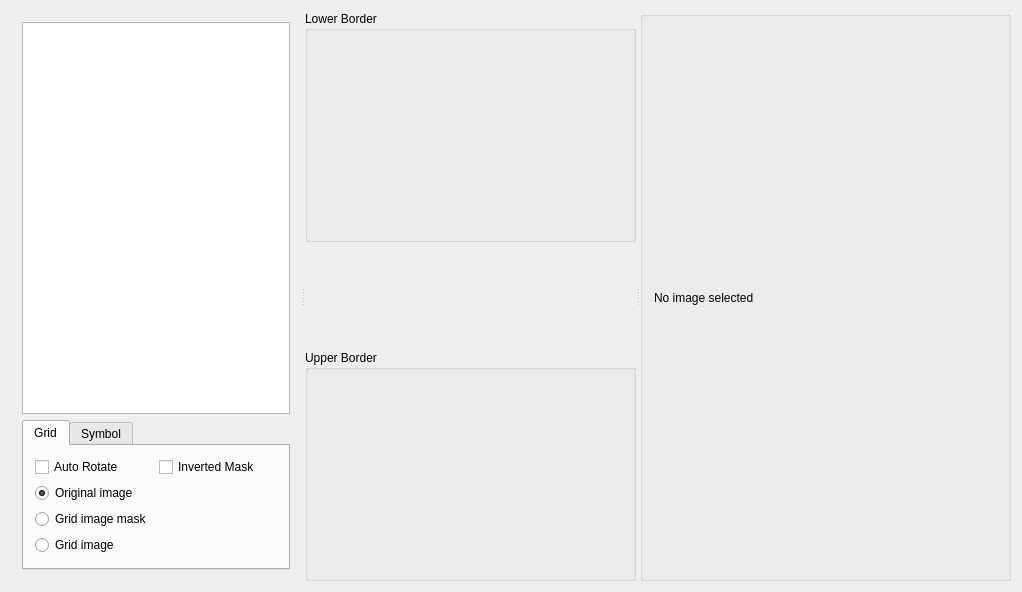
<?xml version="1.0" encoding="UTF-8"?>
<ui version="4.0">
 <class>WinImageFilter</class>
 <widget class="QWidget" name="WinImageFilter">
  <property name="geometry">
   <rect>
    <x>0</x>
    <y>0</y>
    <width>1022</width>
    <height>592</height>
   </rect>
  </property>
  <property name="windowTitle">
   <string>WinImageFilterOptions</string>
  </property>
  <property name="desciption" stdset="0">
   <string>In this step move the slider of the lower and upper color border until you see only the grid of your symbol image.
Make sure the lines forms all cross points of the grid.</string>
  </property>
  <layout class="QHBoxLayout" name="horizontalLayout_4">
   <item>
    <widget class="QSplitter" name="splitter">
     <property name="orientation">
      <enum>Qt::Horizontal</enum>
     </property>
     <widget class="QWidget" name="layoutWidget">
      <layout class="QVBoxLayout" name="verticalLayout_2">
       <item>
        <widget class="QListView" name="listViewFiles">
         <property name="sizePolicy">
          <sizepolicy hsizetype="Expanding" vsizetype="Expanding">
           <horstretch>0</horstretch>
           <verstretch>1</verstretch>
          </sizepolicy>
         </property>
        </widget>
       </item>
       <item>
        <widget class="QTabWidget" name="tabWidget">
         <property name="currentIndex">
          <number>0</number>
         </property>
         <widget class="QWidget" name="tabWidgetPageGrid">
          <attribute name="title">
           <string>Grid</string>
          </attribute>
          <layout class="QGridLayout" name="gridLayout">
           <item row="0" column="0">
            <widget class="QCheckBox" name="checkBoxGridAutoRotate">
             <property name="text">
              <string>Auto Rotate</string>
             </property>
            </widget>
           </item>
           <item row="0" column="1">
            <widget class="QCheckBox" name="checkBoxGridInvertMask">
             <property name="text">
              <string>Inverted Mask</string>
             </property>
            </widget>
           </item>
           <item row="1" column="0">
            <widget class="QRadioButton" name="radioButtonGridImageOriginal">
             <property name="text">
              <string>Original image</string>
             </property>
             <property name="checked">
              <bool>true</bool>
             </property>
             <property name="id" stdset="0">
              <number>0</number>
             </property>
             <attribute name="buttonGroup">
              <string notr="true">buttonGroupGridPreviewSelection</string>
             </attribute>
            </widget>
           </item>
           <item row="2" column="0">
            <widget class="QRadioButton" name="radioButtonGridImageMask">
             <property name="text">
              <string>Grid image mask</string>
             </property>
             <property name="id" stdset="0">
              <number>1</number>
             </property>
             <attribute name="buttonGroup">
              <string notr="true">buttonGroupGridPreviewSelection</string>
             </attribute>
            </widget>
           </item>
           <item row="3" column="0">
            <widget class="QRadioButton" name="radioButtonGridImage">
             <property name="text">
              <string>Grid image</string>
             </property>
             <property name="id" stdset="0">
              <number>2</number>
             </property>
             <attribute name="buttonGroup">
              <string notr="true">buttonGroupGridPreviewSelection</string>
             </attribute>
            </widget>
           </item>
          </layout>
         </widget>
         <widget class="QWidget" name="tabWidgetPageSymbol">
          <attribute name="title">
           <string>Symbol</string>
          </attribute>
          <layout class="QGridLayout" name="gridLayout_2">
           <item row="0" column="0">
            <widget class="QCheckBox" name="checkBoxSymbolUseMask">
             <property name="text">
              <string>Use Mask</string>
             </property>
            </widget>
           </item>
           <item row="0" column="1">
            <widget class="QCheckBox" name="checkBoxSymbolInvertMask">
             <property name="text">
              <string>Inverted Mask</string>
             </property>
            </widget>
           </item>
           <item row="1" column="0">
            <widget class="QRadioButton" name="radioButtonSymbolImageOriginal">
             <property name="text">
              <string>Original image</string>
             </property>
             <property name="checked">
              <bool>true</bool>
             </property>
             <property name="id" stdset="0">
              <number>0</number>
             </property>
             <attribute name="buttonGroup">
              <string notr="true">buttonGroupSymbolPreviewSelection</string>
             </attribute>
            </widget>
           </item>
           <item row="2" column="0">
            <widget class="QRadioButton" name="radioButtonSymbolMask">
             <property name="text">
              <string>Symbol image mask</string>
             </property>
             <property name="id" stdset="0">
              <number>1</number>
             </property>
             <attribute name="buttonGroup">
              <string notr="true">buttonGroupSymbolPreviewSelection</string>
             </attribute>
            </widget>
           </item>
           <item row="3" column="0">
            <widget class="QRadioButton" name="radioButtonSymbolImage">
             <property name="text">
              <string>Symbol image</string>
             </property>
             <property name="id" stdset="0">
              <number>2</number>
             </property>
             <attribute name="buttonGroup">
              <string notr="true">buttonGroupSymbolPreviewSelection</string>
             </attribute>
            </widget>
           </item>
          </layout>
         </widget>
        </widget>
       </item>
      </layout>
     </widget>
     <widget class="QWidget" name="widgetBorders" native="true">
      <property name="maximumSize">
       <size>
        <width>400</width>
        <height>16777215</height>
       </size>
      </property>
      <layout class="QVBoxLayout" name="verticalLayout">
       <property name="leftMargin">
        <number>0</number>
       </property>
       <property name="topMargin">
        <number>0</number>
       </property>
       <property name="rightMargin">
        <number>0</number>
       </property>
       <property name="bottomMargin">
        <number>0</number>
       </property>
       <item>
        <widget class="QGroupBox" name="groupBoxLower">
         <property name="minimumSize">
          <size>
           <width>331</width>
           <height>231</height>
          </size>
         </property>
         <property name="title">
          <string>Lower Border</string>
         </property>
         <layout class="QHBoxLayout" name="horizontalLayout">
          <item>
           <widget class="WidgetColorSelector" name="widgetLowerColorSelector" native="true">
            <property name="color" stdset="0">
             <color>
              <red>0</red>
              <green>0</green>
              <blue>0</blue>
             </color>
            </property>
           </widget>
          </item>
         </layout>
        </widget>
       </item>
       <item>
        <spacer name="verticalSpacer">
         <property name="orientation">
          <enum>Qt::Vertical</enum>
         </property>
         <property name="sizeHint" stdset="0">
          <size>
           <width>20</width>
           <height>40</height>
          </size>
         </property>
        </spacer>
       </item>
       <item>
        <widget class="QGroupBox" name="groupBoxUpper">
         <property name="minimumSize">
          <size>
           <width>331</width>
           <height>231</height>
          </size>
         </property>
         <property name="title">
          <string>Upper Border</string>
         </property>
         <layout class="QHBoxLayout" name="horizontalLayout_2">
          <item>
           <widget class="WidgetColorSelector" name="widgetUpperColorSelector" native="true">
            <property name="color" stdset="0">
             <color>
              <red>200</red>
              <green>153</green>
              <blue>154</blue>
             </color>
            </property>
           </widget>
          </item>
         </layout>
        </widget>
       </item>
      </layout>
     </widget>
     <widget class="QGroupBox" name="groupBoxPreview">
      <property name="sizePolicy">
       <sizepolicy hsizetype="Preferred" vsizetype="Preferred">
        <horstretch>1</horstretch>
        <verstretch>0</verstretch>
       </sizepolicy>
      </property>
      <property name="title">
       <string/>
      </property>
      <layout class="QHBoxLayout" name="horizontalLayout_3">
       <item>
        <widget class="QAspectRatioPixmapLabel" name="labelPreview">
         <property name="sizePolicy">
          <sizepolicy hsizetype="Expanding" vsizetype="Preferred">
           <horstretch>2</horstretch>
           <verstretch>0</verstretch>
          </sizepolicy>
         </property>
         <property name="text">
          <string>No image selected</string>
         </property>
         <property name="loadingText" stdset="0">
          <string>Process image ...</string>
         </property>
         <property name="defaultText" stdset="0">
          <string>No image selected</string>
         </property>
        </widget>
       </item>
      </layout>
     </widget>
    </widget>
   </item>
  </layout>
 </widget>
 <layoutdefault spacing="6" margin="11"/>
 <customwidgets>
  <customwidget>
   <class>QAspectRatioPixmapLabel</class>
   <extends>QLabel</extends>
   <header>QAspectRatioPixmapLabel.h</header>
  </customwidget>
  <customwidget>
   <class>WidgetColorSelector</class>
   <extends>QWidget</extends>
   <header>WidgetColorSelector.h</header>
   <container>1</container>
  </customwidget>
 </customwidgets>
 <resources/>
 <connections/>
 <buttongroups>
  <buttongroup name="buttonGroupSymbolPreviewSelection"/>
  <buttongroup name="buttonGroupGridPreviewSelection"/>
 </buttongroups>
</ui>
